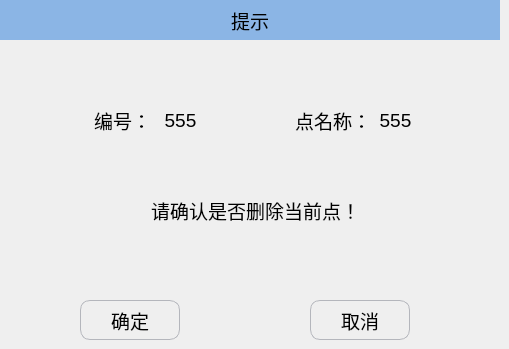
   <widget class="QWidget" name="page_8">
    <widget class="QPushButton" name="Btn_delOk">
     <property name="geometry">
      <rect>
       <x>80</x>
       <y>300</y>
       <width>100</width>
       <height>40</height>
      </rect>
     </property>
     <property name="minimumSize">
      <size>
       <width>100</width>
       <height>40</height>
      </size>
     </property>
     <property name="maximumSize">
      <size>
       <width>100</width>
       <height>40</height>
      </size>
     </property>
     <property name="font">
      <font>
       <pointsize>14</pointsize>
      </font>
     </property>
     <property name="styleSheet">
      <string notr="true">QPushButton
{
    border-style:solid; /*边框风格*/
    border-width:1px;/*边框宽度*/
    border-color:#B4B6BC; /*边框颜色*/
    border-radius:10px; /*边框倒角*/
}
QPushButton:pressed
{
    border-style:outset; /*边框风格*/
    background-color:qlineargradient(x1: 0, y1: 0, x2: 0, y2: 1, stop:0 #00befa, stop: 1 #0160ea);/*背景色*/
    border-width:1px;/*边框宽度*/
    border-color:#0055ff; /*边框颜色*/
    border-radius:10px; /*边框倒角*/
}</string>
     </property>
     <property name="text">
      <string>确定</string>
     </property>
     <property name="icon">
      <iconset resource="../resource.qrc">
       <normaloff>:/ManualPage/manualpage_images/ok.png</normaloff>:/ManualPage/manualpage_images/ok.png</iconset>
     </property>
     <property name="iconSize">
      <size>
       <width>40</width>
       <height>40</height>
      </size>
     </property>
    </widget>
    <widget class="QPushButton" name="Btn_delCancel">
     <property name="geometry">
      <rect>
       <x>310</x>
       <y>300</y>
       <width>100</width>
       <height>40</height>
      </rect>
     </property>
     <property name="minimumSize">
      <size>
       <width>100</width>
       <height>40</height>
      </size>
     </property>
     <property name="maximumSize">
      <size>
       <width>100</width>
       <height>40</height>
      </size>
     </property>
     <property name="font">
      <font>
       <pointsize>14</pointsize>
      </font>
     </property>
     <property name="styleSheet">
      <string notr="true">QPushButton
{
    border-style:solid; /*边框风格*/
    border-width:1px;/*边框宽度*/
    border-color:#B4B6BC; /*边框颜色*/
    border-radius:10px; /*边框倒角*/
}
QPushButton:pressed
{
    border-style:outset; /*边框风格*/
    background-color:qlineargradient(x1: 0, y1: 0, x2: 0, y2: 1, stop:0 #00befa, stop: 1 #0160ea);/*背景色*/
    border-width:1px;/*边框宽度*/
    border-color:#0055ff; /*边框颜色*/
    border-radius:10px; /*边框倒角*/
}</string>
     </property>
     <property name="text">
      <string>取消</string>
     </property>
     <property name="icon">
      <iconset resource="../resource.qrc">
       <normaloff>:/ManualPage/manualpage_images/cancel.png</normaloff>:/ManualPage/manualpage_images/cancel.png</iconset>
     </property>
     <property name="iconSize">
      <size>
       <width>30</width>
       <height>30</height>
      </size>
     </property>
    </widget>
    <widget class="QLabel" name="label_14">
     <property name="geometry">
      <rect>
       <x>0</x>
       <y>0</y>
       <width>500</width>
       <height>40</height>
      </rect>
     </property>
     <property name="minimumSize">
      <size>
       <width>500</width>
       <height>40</height>
      </size>
     </property>
     <property name="maximumSize">
      <size>
       <width>500</width>
       <height>30</height>
      </size>
     </property>
     <property name="font">
      <font>
       <pointsize>14</pointsize>
      </font>
     </property>
     <property name="styleSheet">
      <string notr="true">QLabel{background-color:#8BB5E5;}</string>
     </property>
     <property name="text">
      <string>提示</string>
     </property>
     <property name="alignment">
      <set>Qt::AlignCenter</set>
     </property>
    </widget>
    <widget class="QLabel" name="label_18">
     <property name="geometry">
      <rect>
       <x>30</x>
       <y>100</y>
       <width>121</width>
       <height>41</height>
      </rect>
     </property>
     <property name="font">
      <font>
       <pointsize>14</pointsize>
      </font>
     </property>
     <property name="text">
      <string>编号：</string>
     </property>
     <property name="alignment">
      <set>Qt::AlignRight|Qt::AlignTrailing|Qt::AlignVCenter</set>
     </property>
    </widget>
    <widget class="QLabel" name="label_delNum">
     <property name="geometry">
      <rect>
       <x>150</x>
       <y>100</y>
       <width>61</width>
       <height>41</height>
      </rect>
     </property>
     <property name="font">
      <font>
       <pointsize>14</pointsize>
      </font>
     </property>
     <property name="text">
      <string>555</string>
     </property>
     <property name="alignment">
      <set>Qt::AlignCenter</set>
     </property>
    </widget>
    <widget class="QLabel" name="label_19">
     <property name="geometry">
      <rect>
       <x>240</x>
       <y>100</y>
       <width>131</width>
       <height>41</height>
      </rect>
     </property>
     <property name="font">
      <font>
       <pointsize>14</pointsize>
      </font>
     </property>
     <property name="text">
      <string>点名称：</string>
     </property>
     <property name="alignment">
      <set>Qt::AlignRight|Qt::AlignTrailing|Qt::AlignVCenter</set>
     </property>
    </widget>
    <widget class="QLabel" name="label_20">
     <property name="geometry">
      <rect>
       <x>90</x>
       <y>190</y>
       <width>331</width>
       <height>41</height>
      </rect>
     </property>
     <property name="font">
      <font>
       <pointsize>14</pointsize>
      </font>
     </property>
     <property name="text">
      <string>请确认是否删除当前点！</string>
     </property>
     <property name="alignment">
      <set>Qt::AlignCenter</set>
     </property>
    </widget>
    <widget class="QLabel" name="label_delPointName">
     <property name="geometry">
      <rect>
       <x>370</x>
       <y>100</y>
       <width>51</width>
       <height>41</height>
      </rect>
     </property>
     <property name="font">
      <font>
       <pointsize>14</pointsize>
      </font>
     </property>
     <property name="text">
      <string>555</string>
     </property>
     <property name="alignment">
      <set>Qt::AlignCenter</set>
     </property>
    </widget>
   </widget>
